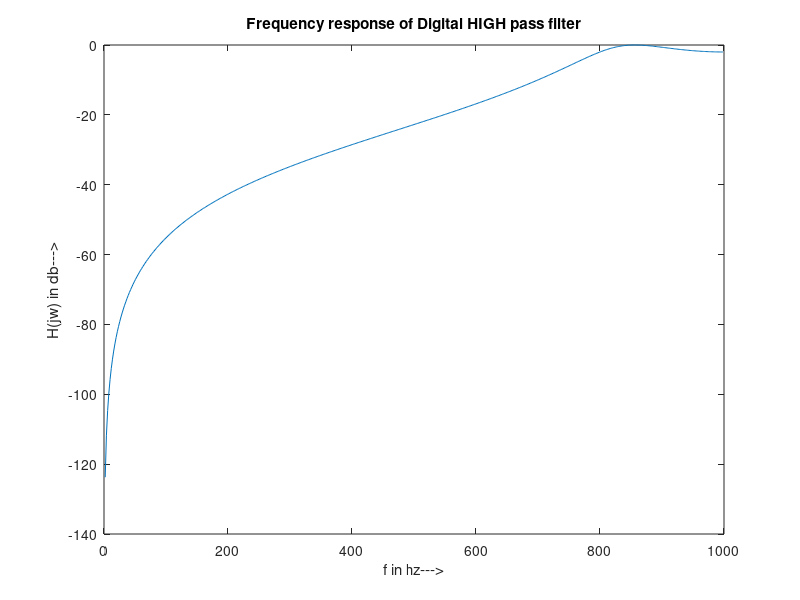
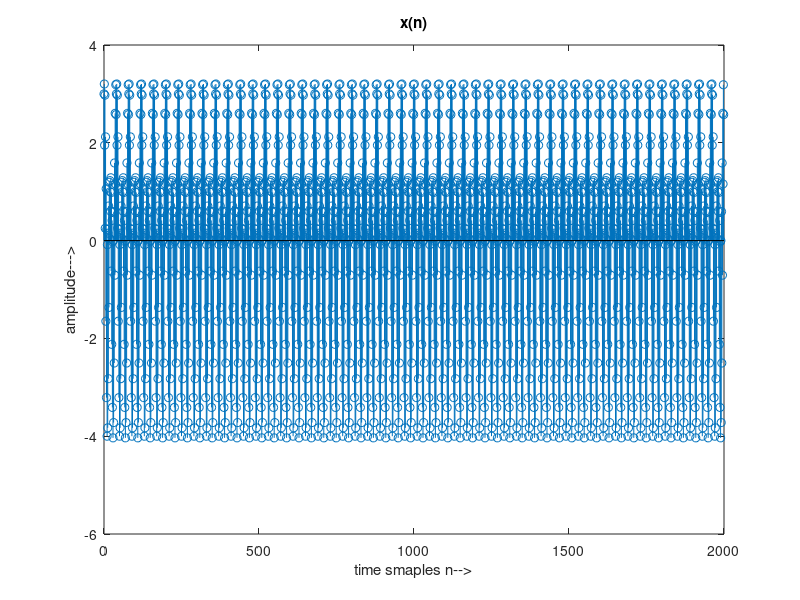
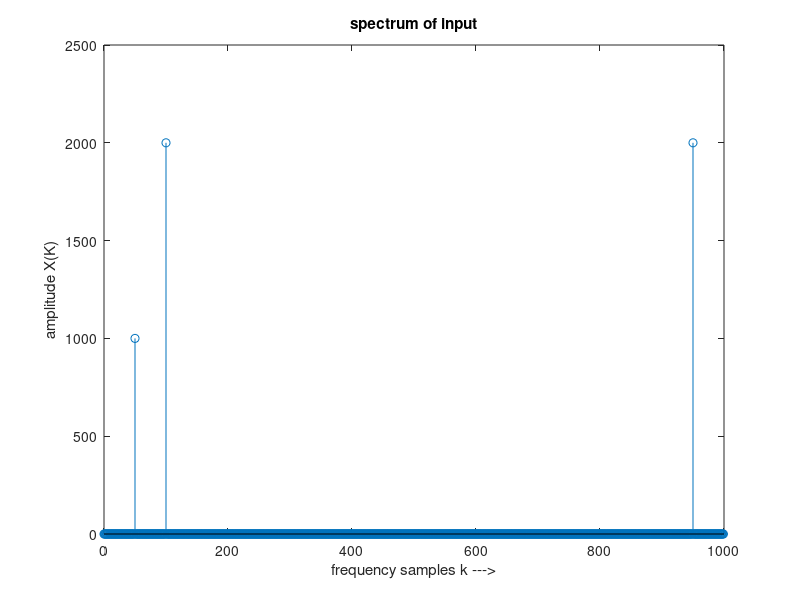
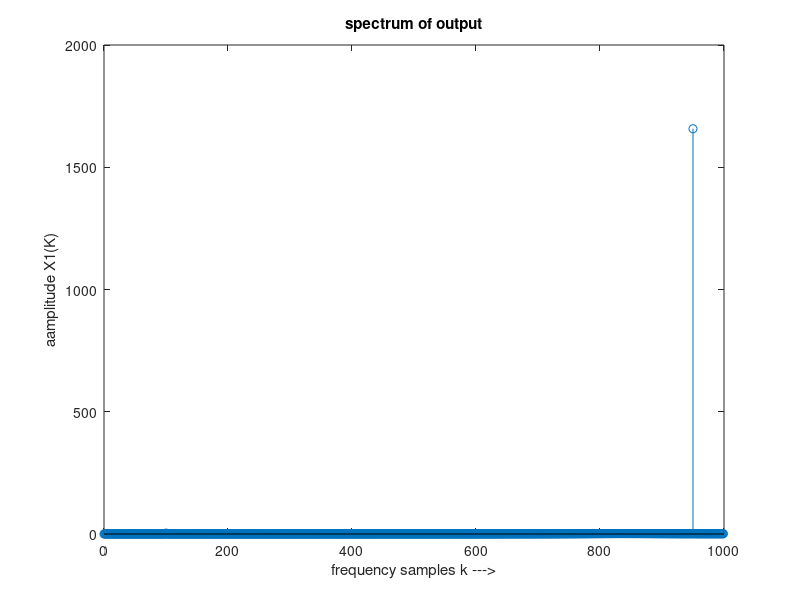

These figures' MATLAB source, in order:
clc;
clear all;
close all;
fs=2000;          %Sampling frequency
fs1=200*2/fs;     %pass band edge frequency
fp1=800*2/fs;     %Stop band edge frequency
rs=35;            %Pass band attenuation
rp=2;             %Stop band attenuation

t=1/fs;           
[N,Wc]=cheb1ord((fs1),(fp1),2,35);     %determining the order and frequency
[b,a]=cheby1(N,2,fp1,'high')            %butterworth low pass filter
figure;
[h w]=freqz(b,a);
ay=20*log10(abs(h));                %H(jw) in db
ax=((w*fs)/(2*pi))                  %conversion into frequency
plot(ax,ay);                        %plotting the graph
title('Frequency response of Digital HIGH pass filter');
ylabel('H(jw) in db--->')
xlabel('f in hz--->')

N=fs;                               %DFT N Point 
n=0:N-1;                            %sampling points
f1=50;f2=100;f3=950;                %frequencies of input spectrum
x=cos(2*pi*f1*n/fs)+(2*cos(2*pi*f2*n/fs))+(2*sin(2*pi*f3*n/fs))    %given input spectrum
figure 
stem(n,x)                           %plotting the input spectrum
title('x(n)')
ylabel('amplitude--->')
xlabel('time smaples n-->')
k=0:999;
X=fft(x,N);                         %dft of input signal
figure
stem(k,abs(X(1:1000)))              %plotting the output spectrum
title('spectrum of input')
xlabel('frequency samples k --->')
ylabel('amplitude X(K)')

a3=filter(b,a,x)                  %filtering the signal using filter
X1=fft(a3,N)                        %dft of filtered response
figure
stem(k,abs(X1(1:1000)))             %plotting the the output spectrum
title('spectrum of output')
ylabel('aamplitude X1(K)')
xlabel('frequency samples k --->')